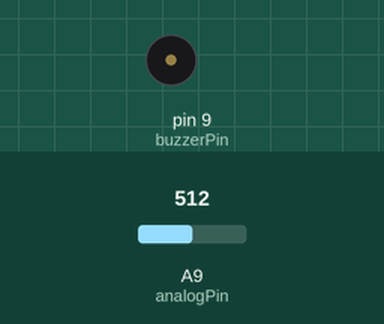
Simulated run of this sketch. Board: Arduino Mega 2560, built with avr-gcc and run on an emulated ATmega2560. Parts: buzzer (waves = sounding). The test bench sets the inputs (shaded band); at power-on: A9 (analogPin) = 512. What the sketch prints to the serial monitor is not drawn.

Above: at 1.2 s.
1.3 s: A9 (analogPin) set to 47
4.3 s: A9 (analogPin) set to 40
Timing chart, 0 to 7.3 s (numbered marks = the images above; inputs shaded):
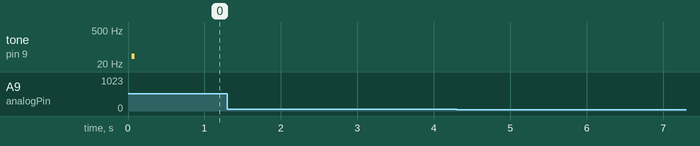

The sketch:

passive_buzzer_manipulator.ino
```cpp
// Siddharth Sivakumar
// July 1, 2026
// Arduino MEGA
// The purpose of this program

int buzzerPin = 9; // Can be modified or changed to match current pin of Arduino
int analogPin = A9; // Can be modified or changed to match current pin of Arduino

float finalDelay = 0;
int tenBitNum = 0;

int delayTimeHigh = 1000;
int delayTimeLow = 60;

void setup() {
  pinMode(buzzerPin, OUTPUT);
  pinMode(analogPin, INPUT);
  Serial.begin(9600);
}

void loop() {
  tenBitNum = analogRead(analogPin);
  finalDelay = ((delayTimeHigh-delayTimeLow)/(1023.0)) * tenBitNum + delayTimeLow;

  digitalWrite(buzzerPin, HIGH);
  delayMicroseconds(finalDelay);
  digitalWrite(buzzerPin, LOW);
  delayMicroseconds(finalDelay);
  Serial.print("The delay is ");
  Serial.print(finalDelay);
  Serial.println(" microseconds.");
}
```
